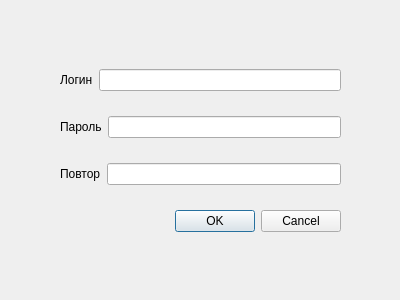
<?xml version="1.0" encoding="UTF-8"?>
<ui version="4.0">
 <class>Dialog</class>
 <widget class="QDialog" name="Dialog">
  <property name="geometry">
   <rect>
    <x>0</x>
    <y>0</y>
    <width>400</width>
    <height>300</height>
   </rect>
  </property>
  <property name="windowTitle">
   <string>Dialog</string>
  </property>
  <widget class="QWidget" name="">
   <property name="geometry">
    <rect>
     <x>60</x>
     <y>50</y>
     <width>281</width>
     <height>201</height>
    </rect>
   </property>
   <layout class="QVBoxLayout" name="verticalLayout">
    <item>
     <layout class="QHBoxLayout" name="horizontalLayout">
      <item>
       <widget class="QLabel" name="labelLogin">
        <property name="text">
         <string>Логин</string>
        </property>
       </widget>
      </item>
      <item>
       <widget class="QLineEdit" name="lineLogin"/>
      </item>
     </layout>
    </item>
    <item>
     <layout class="QHBoxLayout" name="horizontalLayout_2">
      <item>
       <widget class="QLabel" name="labelPassword">
        <property name="text">
         <string>Пароль</string>
        </property>
       </widget>
      </item>
      <item>
       <widget class="QLineEdit" name="linePassword">
        <property name="echoMode">
         <enum>QLineEdit::Password</enum>
        </property>
       </widget>
      </item>
     </layout>
    </item>
    <item>
     <layout class="QHBoxLayout" name="horizontalLayout_3">
      <item>
       <widget class="QLabel" name="labelPassword2">
        <property name="text">
         <string>Повтор</string>
        </property>
       </widget>
      </item>
      <item>
       <widget class="QLineEdit" name="linePassword2">
        <property name="echoMode">
         <enum>QLineEdit::Password</enum>
        </property>
       </widget>
      </item>
     </layout>
    </item>
    <item>
     <widget class="QDialogButtonBox" name="buttonBox">
      <property name="orientation">
       <enum>Qt::Horizontal</enum>
      </property>
      <property name="standardButtons">
       <set>QDialogButtonBox::Cancel|QDialogButtonBox::Ok</set>
      </property>
     </widget>
    </item>
   </layout>
  </widget>
 </widget>
 <resources/>
 <connections>
  <connection>
   <sender>buttonBox</sender>
   <signal>accepted()</signal>
   <receiver>Dialog</receiver>
   <slot>accept()</slot>
   <hints>
    <hint type="sourcelabel">
     <x>248</x>
     <y>254</y>
    </hint>
    <hint type="destinationlabel">
     <x>157</x>
     <y>274</y>
    </hint>
   </hints>
  </connection>
  <connection>
   <sender>buttonBox</sender>
   <signal>rejected()</signal>
   <receiver>Dialog</receiver>
   <slot>reject()</slot>
   <hints>
    <hint type="sourcelabel">
     <x>316</x>
     <y>260</y>
    </hint>
    <hint type="destinationlabel">
     <x>286</x>
     <y>274</y>
    </hint>
   </hints>
  </connection>
 </connections>
</ui>
